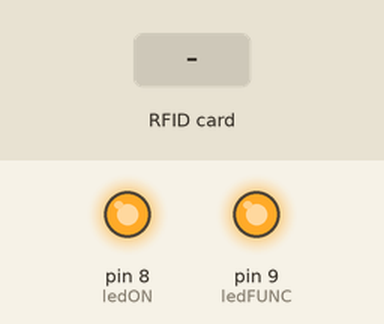
Bench run of a sketch on a simulated Arduino Uno, built with avr-gcc and run on an emulated ATmega328P. On the bench: output pins drawn as LEDs (lit = HIGH). Inputs (shaded band) come from the test bench. What the sketch prints to the serial monitor is not drawn.

Above: at 0.1 s.
At 2.2 s:
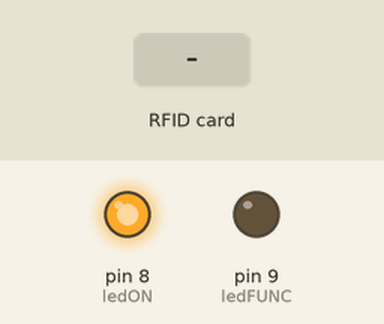
2.3 s: RFID card 5E 7A 19 C4 held to the reader
Timing chart, 0 to 5.3 s (numbered marks = the images above; inputs shaded):
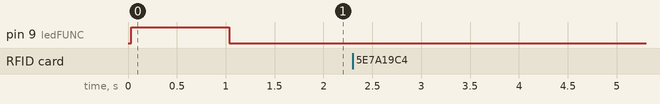

Measured:
- after the input at 2.3 s, every drawn part: stays the same

The sketch:

sistema_escolar_two_arduino_master.ino
```cpp
//**************************************************************
// fokus-dyp.mx - Sistema Entrega Escolar de Alumnos - v2.0
// Autor: Alejandro José Suarez Almaguer
// Esta libreria se usa cuando se combinan dos arduinos este codigo no se conecta a internet
// Ya que el dispositivo esclavo es el que llevala conexión y procesamiento hacia el servidor
// Este codigo es mas limpio
//

#include <Wire.h>
#include <Wiegand.h>

int intentos = 0;
int ledON = 8;
int ledFUNC = 9;

WIEGAND wg; // Inicio wiegland

void setup() {
  Serial.begin(9600);
  Serial.println("fokus-dyp.mx - Sistema Entrega Escolar de Alumnos - v2.0");
  Serial.println("Iniciando sistema lector de tarjetas...");
  Wire.begin(); // join i2c bus (address optional for master)
  wg.begin();
  pinMode(ledON, OUTPUT);
  pinMode(ledFUNC, OUTPUT);

  startSetup();

  digitalWrite(ledON, HIGH);
}

void startSetup(){
  digitalWrite(ledON, HIGH);
  digitalWrite(ledFUNC, HIGH);
  delay(1000);
  digitalWrite(ledON, LOW);
  digitalWrite(ledFUNC, LOW);
}

void loop() {
  if(wg.available())
  {
    String codigo = String(wg.getCode());
    Serial.println(codigo);
    sendrequest(codigo);
    delay(500);
  }
}

//En esta libreria el codigo send request indica el momento en el que el arduino maestro enviara codigo al arduino esclavo
void sendrequest(String codigo){
  Wire.beginTransmission(2); // transmit to device #4
  Wire.write(codigo); //Envio maximo de 6bytes Codigo de tarjeta
  Wire.endTransmission();
  delay(500);
}
```
